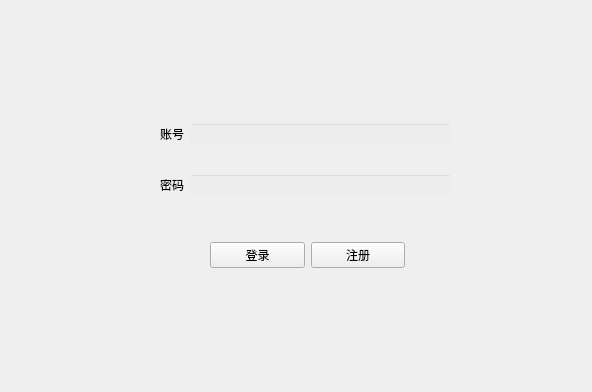
<?xml version="1.0" encoding="UTF-8"?>
<ui version="4.0">
 <class>Form</class>
 <widget class="QWidget" name="Form">
  <property name="geometry">
   <rect>
    <x>0</x>
    <y>0</y>
    <width>592</width>
    <height>392</height>
   </rect>
  </property>
  <property name="windowTitle">
   <string>Form</string>
  </property>
  <widget class="QWidget" name="layoutWidget">
   <property name="geometry">
    <rect>
     <x>160</x>
     <y>100</y>
     <width>291</width>
     <height>121</height>
    </rect>
   </property>
   <layout class="QGridLayout" name="gridLayout">
    <item row="0" column="0">
     <widget class="QLabel" name="account">
      <property name="text">
       <string>账号</string>
      </property>
     </widget>
    </item>
    <item row="0" column="1">
     <widget class="QLineEdit" name="accountEdit">
      <property name="styleSheet">
       <string notr="true">background-color: rgb(0,0,0,2);
selection-background-color: rgb(255, 255, 255);
</string>
      </property>
     </widget>
    </item>
    <item row="1" column="0">
     <widget class="QLabel" name="password">
      <property name="text">
       <string>密码</string>
      </property>
     </widget>
    </item>
    <item row="1" column="1">
     <widget class="QLineEdit" name="passwordEdit">
      <property name="styleSheet">
       <string notr="true">background-color: rgb(0,0,0,2);
selection-background-color: rgb(255, 255, 255);</string>
      </property>
      <property name="cursorMoveStyle">
       <enum>Qt::LogicalMoveStyle</enum>
      </property>
     </widget>
    </item>
   </layout>
  </widget>
  <widget class="QWidget" name="layoutWidget">
   <property name="geometry">
    <rect>
     <x>210</x>
     <y>240</y>
     <width>195</width>
     <height>30</height>
    </rect>
   </property>
   <layout class="QHBoxLayout" name="horizontalLayout">
    <item>
     <widget class="QPushButton" name="login">
      <property name="styleSheet">
       <string notr="true"/>
      </property>
      <property name="text">
       <string>登录</string>
      </property>
     </widget>
    </item>
    <item>
     <widget class="QPushButton" name="register_2">
      <property name="text">
       <string>注册</string>
      </property>
     </widget>
    </item>
   </layout>
  </widget>
 </widget>
 <resources/>
 <connections>
  <connection>
   <sender>login</sender>
   <signal>clicked()</signal>
   <receiver>Form</receiver>
   <slot>judgeLogin()</slot>
   <hints>
    <hint type="sourcelabel">
     <x>246</x>
     <y>256</y>
    </hint>
    <hint type="destinationlabel">
     <x>254</x>
     <y>295</y>
    </hint>
   </hints>
  </connection>
  <connection>
   <sender>register_2</sender>
   <signal>clicked()</signal>
   <receiver>Form</receiver>
   <slot>toRegister()</slot>
   <hints>
    <hint type="sourcelabel">
     <x>376</x>
     <y>252</y>
    </hint>
    <hint type="destinationlabel">
     <x>420</x>
     <y>302</y>
    </hint>
   </hints>
  </connection>
 </connections>
 <slots>
  <slot>judgeLogin()</slot>
  <slot>toRegister()</slot>
 </slots>
</ui>
